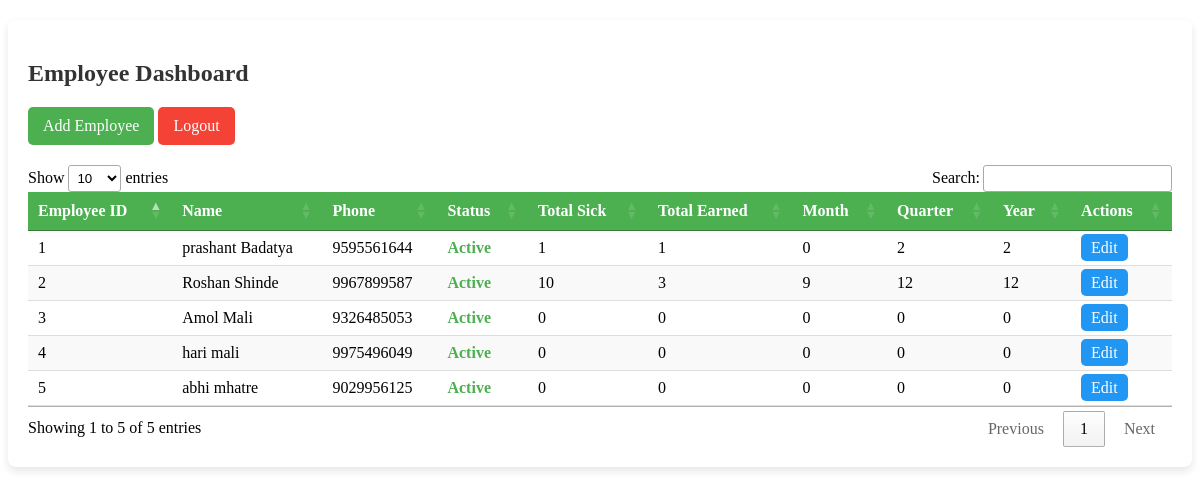
The app's page /admin_dashboard/ (signed in), older data.
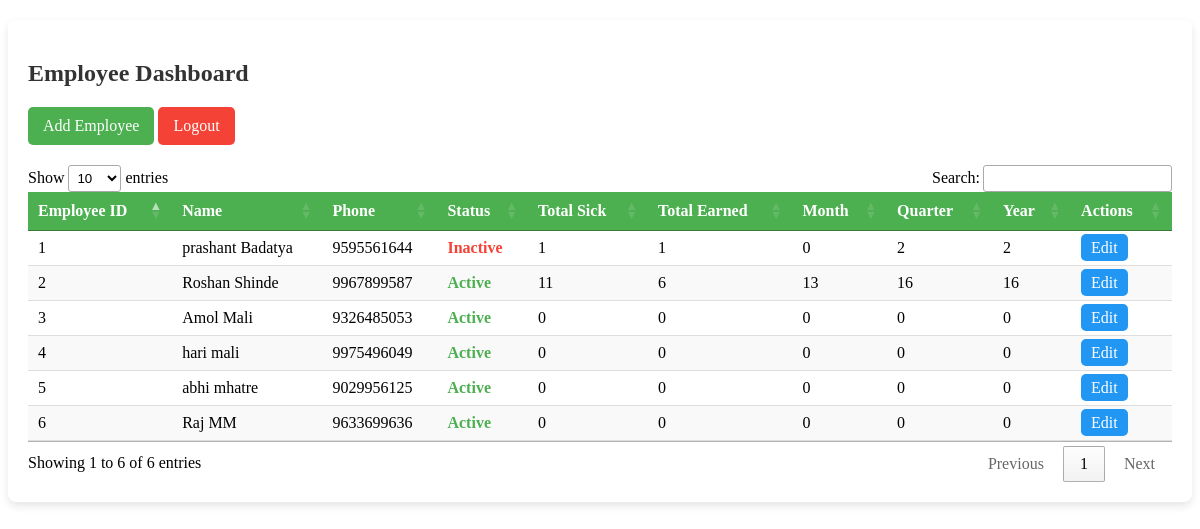
The same page, newer data.
### leave_management/models.py (models this page shows, shortened)
class EmployeeProfile(models.Model):
    ACTIVE = 'Active'
    INACTIVE = 'Inactive'
    STATUS_CHOICES = [
        (ACTIVE, 'Active'),
        (INACTIVE, 'Inactive'),
    ]
    user = models.OneToOneField(User, null=True, on_delete=models.CASCADE)
    first_name = models.CharField(max_length=100)
    last_name = models.CharField(max_length=100)
    phone_number = models.CharField(max_length=10, unique=True)
    password = models.CharField(max_length=4)
    status = models.CharField(max_length=8, choices=STATUS_CHOICES, default=ACTIVE)
    total_cs_leaves = models.IntegerField(default=12)  # Casual Leave (CS)
    total_e_leaves = models.IntegerField(default=12)  # Earned Leave (E)

### leave_management/views.py (the view)
# urls.py: path("admin_dashboard/", admin_dashboard, name="admin_dashboard"),
@login_required
def admin_dashboard(request):
    today = now().date()
    first_day_of_month = today.replace(day=1)
    current_quarter = (today.month - 1) // 3 + 1
    first_day_of_quarter = datetime(today.year, 3 * current_quarter - 2, 1).date()
    financial_year_start = datetime(today.year if today.month >= 4 else today.year - 1, 4, 1).date()
    employee_queryset = EmployeeProfile.objects.all()
    employees = employee_queryset.annotate(
        total_sick=Count('employeeleave', filter=Q(employeeleave__leave_type='CS')),
        total_earned=Count('employeeleave', filter=Q(employeeleave__leave_type='E')),
        leaves_this_month=Count('employeeleave',
                                filter=Q(employeeleave__start_date__range=(first_day_of_month, today))),
        leaves_this_quarter=Count('employeeleave',
                                  filter=Q(employeeleave__start_date__range=(first_day_of_quarter, today))),
        leaves_this_year=Count('employeeleave',
                               filter=Q(employeeleave__start_date__range=(financial_year_start, today)))
    ).order_by('id')
    leave_report = []
    for employee in employees:
        leave_report.append({
            'employee': employee,
            'leaves_this_month': employee.leaves_this_month,
            'leaves_this_quarter': employee.leaves_this_quarter,
            'leaves_this_year': employee.leaves_this_year,
            'total_sick': employee.total_sick,
            'total_earned': employee.total_earned,
        })
    context = {
        'leave_report': leave_report,
        'employees': employees,
        'total_employees': employee_queryset.count(),
        'total_active_employees': employee_queryset.filter(status='Active').count(),
        'total_inactive_employees': employee_queryset.filter(status='Inactive').count(),
    }
    return render(request, 'admin_dashboard.html', context)

### leave_management/templates/admin_dashboard.html (shortened to what this page needs)
<div class="table-container">
    <h2>Employee Dashboard</h2>
    <a href="{% url 'modify_employee' %}" class="add-employee-btn">Add Employee</a>
    <a href="{% url 'home' %}" class="logout-btn">Logout</a>
    <table class="employee-table" id="employeeTable">
        <thead>
            <tr>
                <th>Employee ID</th>
                <th>Name</th>
                <th>Phone</th>
                <th>Status</th>
                <th>Total Sick</th>
                <th>Total Earned</th>
                <th>Month</th>
                <th>Quarter</th>
                <th>Year</th>
                <th>Actions</th>
            </tr>
        </thead>
        <tbody>
            {% for item in leave_report %}
            <tr>
                <td>{{ item.employee.id }}</td>
                <td>{{ item.employee.first_name }} {{ item.employee.last_name }}</td>
                <td>{{ item.employee.phone_number }}</td>
                <td><span class="status {{ item.employee.status|lower }}">{{ item.employee.status }}</span></td>
                <td>{{ item.total_sick }}</td>
                <td>{{ item.total_earned }}</td>
                <td>{{ item.leaves_this_month }}</td>
                <td>{{ item.leaves_this_quarter }}</td>
                <td>{{ item.leaves_this_year }}</td>
                <td>
                    <a href="{% url 'modify_employee' item.employee.id %}" class="action-btn edit"> Edit</a>
                </td>
            </tr>
            {% endfor %}
        </tbody>
    </table>
</div>
<link rel="stylesheet" type="text/css" href="https://cdn.datatables.net/1.13.4/css/jquery.dataTables.min.css">

### leave_management/templates/admin_dashboard.html (style rules this page uses)
.table-container { background-color: #fff; padding: 20px; border-radius: 8px; box-shadow: 0 4px 8px rgba(0, 0, 0, 0.1); margin-top: 20px; }
.table-container h2 { color: #333; margin-bottom: 20px; }
.add-employee-btn { background-color: #4CAF50; color: #fff; padding: 10px 15px; margin-bottom: 20px; display: inline-block; border-radius: 5px; text-decoration: none; transition: background 0.3s ease; }
.logout-btn { background-color: #f44336; color: #fff; padding: 10px 15px; margin-bottom: 20px; display: inline-block; border-radius: 5px; text-decoration: none; transition: background 0.3s ease; }
.employee-table { width: 100%; border-collapse: collapse; }
.employee-table th, .employee-table td { padding: 12px; text-align: left; border-bottom: 1px solid #ddd; }
.employee-table th { background-color: #4CAF50; color: #fff; }
.employee-table tr:nth-child(even) { background-color: #f9f9f9; }
.status.active { color: #4CAF50; font-weight: bold; }
.status.inactive { color: #f44336; font-weight: bold; }
.action-btn { padding: 5px 10px; margin-right: 5px; border-radius: 5px; text-decoration: none; color: #fff; transition: background 0.3s ease; }
.edit { background-color: #2196F3; }

Row changes from the older to the newer data that the page shows:
changed EmployeeProfile "prashant": status "Active" → "Inactive" (drawn); employee.status "Active" → "Inactive"
changed EmployeeProfile "Roshan": total_sick "10" → "11"; total_earned "3" → "6"; leaves_this_month "9" → "13"; leaves_this_quarter "12" → "16"; leaves_this_year "12" → "16"
added EmployeeProfile: employee.id "6", employee.first_name "Raj", employee.last_name "MM", employee.phone_number "9633699636", employee.status "Active", total_sick "0", total_earned "0", leaves_this_month "0", leaves_this_quarter "0", leaves_this_year "0"
Text that changed along with them:
text written by a page script: "Show entries Search: Showing 1 to 5 of 5 entries Previous 1 Next" → "Show entries Search: Showing 1 to 6 of 6 entries Previous 1 Next"
